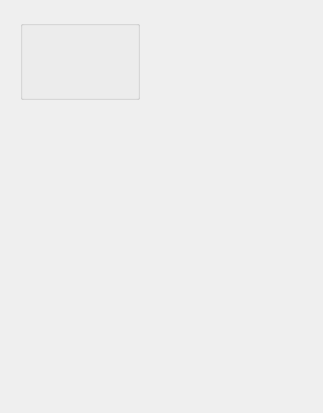
<?xml version="1.0" encoding="UTF-8"?>
<ui version="4.0">
 <class>FacturaUI</class>
 <widget class="QWidget" name="FacturaUI">
  <property name="geometry">
   <rect>
    <x>0</x>
    <y>0</y>
    <width>323</width>
    <height>413</height>
   </rect>
  </property>
  <property name="windowTitle">
   <string>Form</string>
  </property>
  <widget class="QGroupBox" name="groupBox">
   <property name="geometry">
    <rect>
     <x>20</x>
     <y>20</y>
     <width>120</width>
     <height>80</height>
    </rect>
   </property>
   <property name="title">
    <string/>
   </property>
  </widget>
 </widget>
 <resources/>
 <connections/>
</ui>
